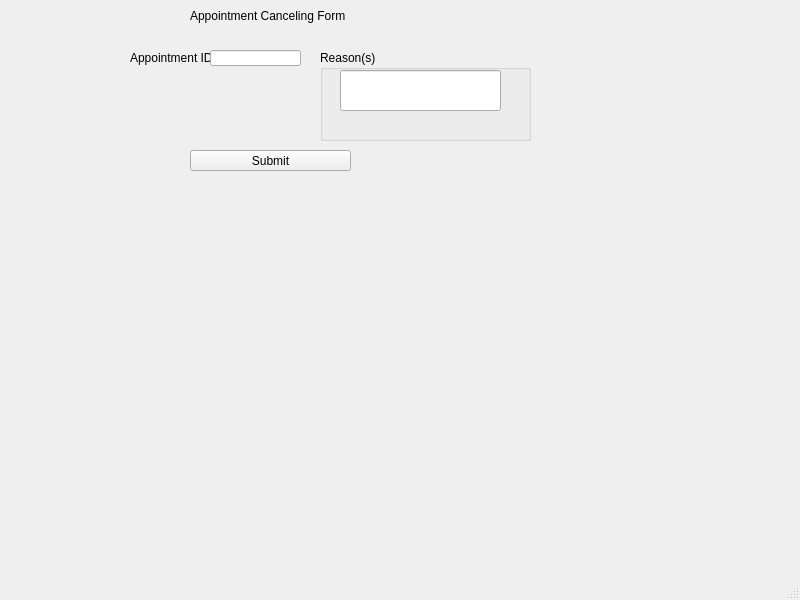
<?xml version="1.0" encoding="UTF-8"?>
<ui version="4.0">
 <class>MainWindow</class>
 <widget class="QMainWindow" name="MainWindow">
  <property name="geometry">
   <rect>
    <x>0</x>
    <y>0</y>
    <width>800</width>
    <height>600</height>
   </rect>
  </property>
  <property name="windowTitle">
   <string>MainWindow</string>
  </property>
  <widget class="QWidget" name="centralwidget">
   <widget class="QLabel" name="label">
    <property name="geometry">
     <rect>
      <x>190</x>
      <y>0</y>
      <width>171</width>
      <height>31</height>
     </rect>
    </property>
    <property name="text">
     <string>Appointment Canceling Form</string>
    </property>
   </widget>
   <widget class="QGroupBox" name="groupBox_4">
    <property name="geometry">
     <rect>
      <x>320</x>
      <y>50</y>
      <width>211</width>
      <height>91</height>
     </rect>
    </property>
    <property name="title">
     <string>Reason(s)</string>
    </property>
    <widget class="QLineEdit" name="lineEdit_10">
     <property name="geometry">
      <rect>
       <x>20</x>
       <y>20</y>
       <width>161</width>
       <height>41</height>
      </rect>
     </property>
    </widget>
   </widget>
   <widget class="QPushButton" name="pushButton">
    <property name="geometry">
     <rect>
      <x>190</x>
      <y>150</y>
      <width>161</width>
      <height>21</height>
     </rect>
    </property>
    <property name="text">
     <string>Submit</string>
    </property>
   </widget>
   <widget class="QLabel" name="label_11">
    <property name="geometry">
     <rect>
      <x>130</x>
      <y>50</y>
      <width>101</width>
      <height>16</height>
     </rect>
    </property>
    <property name="text">
     <string>Appointment ID</string>
    </property>
   </widget>
   <widget class="QLineEdit" name="lineEdit_9">
    <property name="geometry">
     <rect>
      <x>210</x>
      <y>50</y>
      <width>91</width>
      <height>16</height>
     </rect>
    </property>
   </widget>
   <zorder>groupBox_4</zorder>
   <zorder>label</zorder>
   <zorder>pushButton</zorder>
   <zorder>label_11</zorder>
   <zorder>lineEdit_9</zorder>
  </widget>
  <widget class="QMenuBar" name="menubar">
   <property name="geometry">
    <rect>
     <x>0</x>
     <y>0</y>
     <width>800</width>
     <height>18</height>
    </rect>
   </property>
  </widget>
  <widget class="QStatusBar" name="statusbar"/>
 </widget>
 <resources/>
 <connections/>
</ui>
